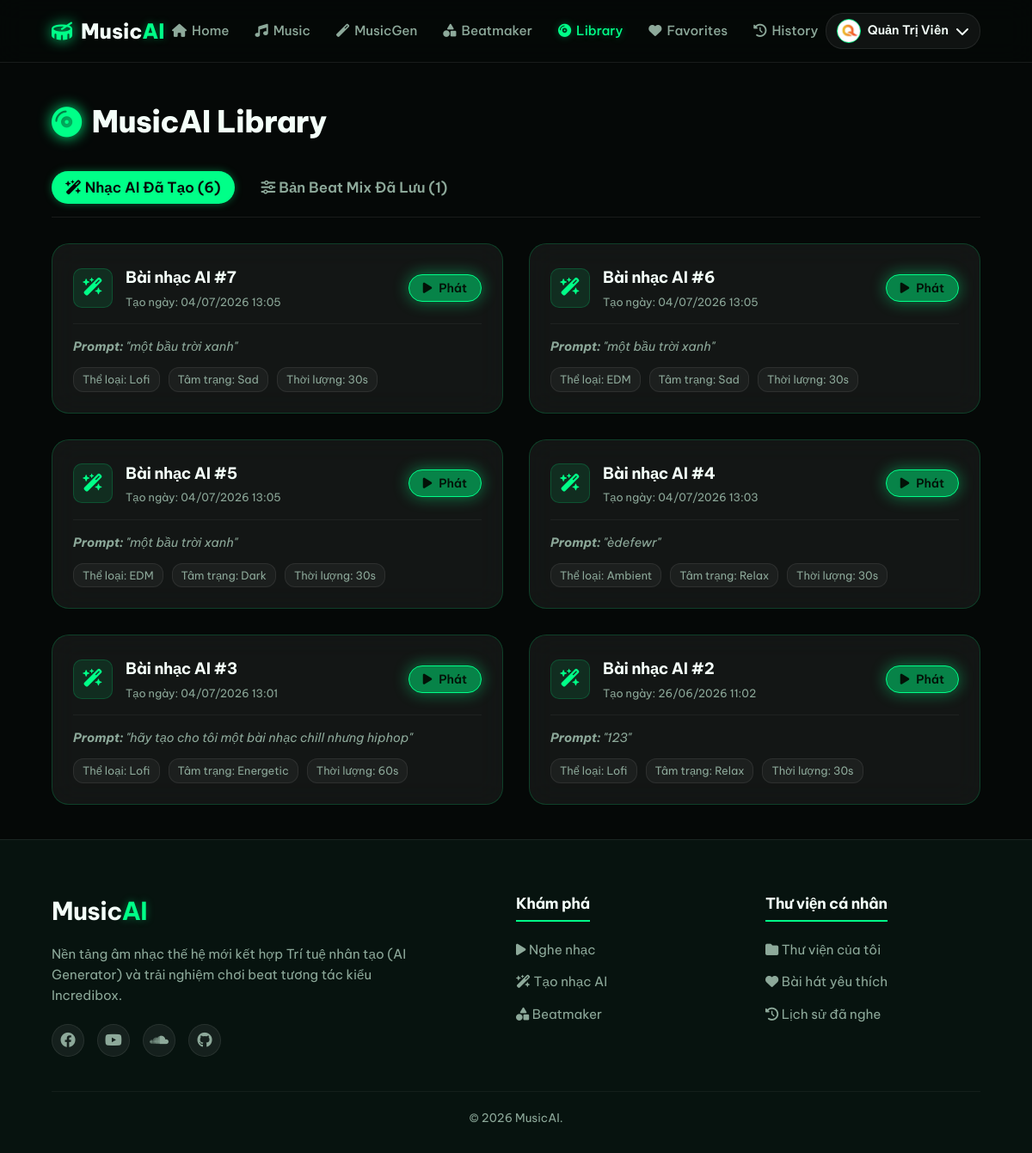
Page /library.php (signed in) on the committed database.
### tables this page shows
CREATE TABLE `ai_songs` (
  `id` int(11) NOT NULL,
  `user_id` int(11) NOT NULL COMMENT 'ID của thành viên sở hữu',
  `prompt` text NOT NULL COMMENT 'Mô tả đầu vào gửi cho AI',
  `genre` varchar(50) NOT NULL COMMENT 'Thể loại nhạc do AI áp dụng',
  `mood` varchar(50) NOT NULL COMMENT 'Tâm trạng bài hát',
  `duration` int(11) NOT NULL COMMENT 'Thời lượng nhạc (giây)',
  `audio_file` varchar(255) NOT NULL COMMENT 'Đường dẫn file âm thanh kết quả',
  `created_at` timestamp NOT NULL DEFAULT current_timestamp()
);

### config/config.php (called while the page is built, shortened)
<?php
function sanitize($data) {
    return htmlspecialchars(strip_tags(trim($data)), ENT_QUOTES, 'UTF-8');
}

### library.php (the view, shortened to what this page needs)
<?php
require_once __DIR__ . '/includes/header.php';
require_once __DIR__ . '/includes/navbar.php';
$user_id = $_SESSION['user']['id'];
$ai_songs = [];
$beat_mixes = [];
if ($db_connected && $conn) {
    try {
        $stmt = $conn->prepare("SELECT * FROM ai_songs WHERE user_id = ? ORDER BY id DESC");
        $stmt->execute([$user_id]);
        $ai_songs = $stmt->fetchAll();
        $stmt = $conn->prepare("SELECT * FROM beat_mixes WHERE user_id = ? ORDER BY id DESC");
        $stmt->execute([$user_id]);
        $beat_mixes = $stmt->fetchAll();
    } catch (PDOException $e) {
        $ai_songs = $fallback_ai_songs;
        $beat_mixes = $fallback_beat_mixes;
    }
}
?>
<div class="container library-page-container">
    <h2 class="section-title"><i class="fa-solid fa-compact-disc"></i> MusicAI Library</h2>
    <div class="library-tabs-nav">
        <button class="lib-tab-btn active" onclick="switchLibraryTab('ai-music-tab', this)">
            <i class="fa-solid fa-wand-magic-sparkles"></i> Nhạc AI Đã Tạo (<?php echo count($ai_songs); ?>)
        </button>
        <button class="lib-tab-btn" onclick="switchLibraryTab('beat-mix-tab', this)">
            <i class="fa-solid fa-sliders"></i> Bản Beat Mix Đã Lưu (<?php echo count($beat_mixes); ?>)
        </button>
    </div>
    <div class="library-tab-content active" id="ai-music-tab">
        <?php if (empty($ai_songs)): ?>
            <div class="glass-card empty-library">
                <i class="fa-solid fa-music"></i>
                <h3>Chưa tạo bài nhạc AI nào</h3>
                <p>Bắt đầu ngay để sở hữu những tác phẩm âm nhạc độc quyền của riêng bạn.</p>
                <a href="<?php echo url('generate.php'); ?>" class="btn btn-primary" style="margin-top: 15px;">Tạo nhạc AI ngay</a>
            </div>
        <?php else: ?>
            <div class="grid-2">
                <?php foreach ($ai_songs as $song): ?>
                    <?php
                        $song_data = [
                            'id' => 'ai_' . $song['id'],
                            'title' => 'AI Song #' . $song['id'],
                            'artist' => 'AI Composer',
                            'audio_file' => $song['audio_file'],
                            'thumbnail' => 'assets/images/default_song.jpg',
                            'is_favorite' => false
                        ];
                        $song_json = json_encode($song_data, JSON_UNESCAPED_UNICODE);
                    ?>
                    <div class="glass-card lib-item-card">
                        <div class="lib-item-header">
                            <div class="lib-item-icon ai-icon">
                                <i class="fa-solid fa-wand-magic-sparkles"></i>
                            </div>
                            <div class="lib-item-meta">
                                <h3>Bài nhạc AI #<?php echo $song['id']; ?></h3>
                                <p>Tạo ngày: <?php echo date('d/m/Y H:i', strtotime($song['created_at'])); ?></p>
                            </div>
                            <button class="btn btn-primary btn-sm play-lib-btn" onclick='playTrackOnPlayer(<?php echo htmlspecialchars($song_json, ENT_QUOTES, 'UTF-8'); ?>)'>
                                <i class="fa-solid fa-play"></i> Phát
                            </button>
                        </div>
                        <div class="lib-item-body">
                            <p class="prompt-text"><strong>Prompt:</strong> "<?php echo sanitize($song['prompt']); ?>"</p>
                            <div class="meta-tags">
                                <span class="tag">Thể loại: <?php echo sanitize($song['genre']); ?></span>
                                <span class="tag">Tâm trạng: <?php echo sanitize($song['mood']); ?></span>
                                <span class="tag">Thời lượng: <?php echo $song['duration']; ?>s</span>
                            </div>
                        </div>
                    </div>
                <?php endforeach; ?>
            </div>
        <?php endif; ?>
    </div>
</div>
<?php require_once __DIR__ . '/includes/footer.php'; ?>

### assets/css/style.css (style rules this page uses)
:root { --bg-main: #050807; --bg-soft: #07130f; --bg-card: rgba(255, 255, 255, 0.06); --bg-card-hover: rgba(255, 255, 255, 0.1); --green-main: #00ff88; --green-hover: #00dd77; --green-dark: #0d3b2e; --green-glow: rgba(0, 255, 136, 0.35); --text-main: #f4fff9; --text-muted: #8da99a; --border-green: rgba(0, 255, 136, 0.18); --border-light: rgba(255, 255, 255, 0.08); --font-heading: 'Be Vietnam Pro', sans-serif; --font-body: 'Be Vietnam Pro', sans-serif; --transition-fast: 0.2s ease; --transition-normal: 0.3s ease; --transition-slow: 0.5s ease; }
* { margin: 0; padding: 0; box-sizing: border-box; }
body { background-color: var(--bg-main); color: var(--text-main); font-family: var(--font-body); line-height: 1.6; overflow-x: hidden; }
h1, h2, h3, h4, h5, h6 { font-family: var(--font-heading); font-weight: 700; letter-spacing: -0.02em; color: var(--text-main); }
.glass-card { background: var(--bg-card); backdrop-filter: blur(16px); -webkit-backdrop-filter: blur(16px); border: 1px solid var(--border-green); border-radius: 20px; padding: 24px; transition: all var(--transition-normal); }
.btn { display: inline-flex; align-items: center; justify-content: center; gap: 8px; font-family: var(--font-heading); font-weight: 600; padding: 10px 24px; border-radius: 30px; border: none; cursor: pointer; transition: all var(--transition-normal); }
.btn-sm { padding: 6px 16px; font-size: 0.875rem; }
.btn-primary { background: #078348; color: #031107; border: 1px solid #00ff88; border-radius: 999px; box-shadow: 0 0 18px rgba(0, 255, 136, 0.45); }
.container { width: 90%; max-width: 1400px; margin: 0 auto; padding: 40px 0; }
.grid-2 { display: grid; grid-template-columns: repeat(2, 1fr); gap: 30px; }
.section-title { font-family: 'Be Vietnam Pro', sans-serif; font-size: 2.2rem; font-weight: 800; margin-bottom: 30px; display: flex; align-items: center; gap: 12px; }
.section-title i { color: var(--green-main); filter: drop-shadow(0 0 8px var(--green-main)); }

### library.php (style rules this page uses)
.library-tabs-nav { display: flex; gap: 15px; margin-bottom: 30px; border-bottom: 1px solid var(--border-light); padding-bottom: 15px; }
.lib-tab-btn { background: none; border: none; color: var(--text-muted); font-family: var(--font-heading); font-weight: 600; font-size: 1.05rem; cursor: pointer; padding: 8px 16px; border-radius: 20px; transition: all var(--transition-fast); }
.lib-tab-btn.active { background: var(--green-main); color: var(--bg-main); box-shadow: 0 0 10px var(--green-glow); }
.library-tab-content { display: none; animation: fadeIn 0.3s ease-out; }
.library-tab-content.active { display: block; }
.lib-item-card { padding: 24px; }
.lib-item-header { display: flex; align-items: center; gap: 15px; margin-bottom: 15px; }
.lib-item-icon { width: 46px; height: 46px; border-radius: 10px; display: flex; align-items: center; justify-content: center; font-size: 1.3rem; }
.lib-item-icon.ai-icon { background: rgba(0, 255, 136, 0.1); color: var(--green-main); border: 1px solid var(--border-green); }
.lib-item-meta { flex-grow: 1; }
.lib-item-meta h3 { font-size: 1.15rem; margin-bottom: 3px; }
.lib-item-meta p { font-size: 0.8rem; color: var(--text-muted); }
.play-lib-btn { align-self: center; }
.lib-item-body { border-top: 1px solid rgba(255, 255, 255, 0.05); padding-top: 15px; }
.prompt-text { font-size: 0.9rem; color: var(--text-muted); font-style: italic; margin-bottom: 12px; }
.meta-tags { display: flex; gap: 10px; flex-wrap: wrap; }
.meta-tags .tag { font-size: 0.8rem; background: rgba(255, 255, 255, 0.04); border: 1px solid var(--border-light); padding: 3px 10px; border-radius: 12px; color: var(--text-muted); }

### rows in the picture
ai_songs: id "7", created_at "04/07/2026 13:05", prompt "một bầu trời xanh", genre "Lofi", mood "Sad", duration "30"
ai_songs: id "6", created_at "04/07/2026 13:05", prompt "một bầu trời xanh", genre "EDM", mood "Sad", duration "30"
ai_songs: id "5", created_at "04/07/2026 13:05", prompt "một bầu trời xanh", genre "EDM", mood "Dark", duration "30"
ai_songs: id "4", created_at "04/07/2026 13:03", prompt "èdefewr", genre "Ambient", mood "Relax", duration "30"
ai_songs: id "3", created_at "04/07/2026 13:01", prompt "hãy tạo cho tôi một bài nhạc chill nhưng hiphop", genre "Lofi", mood "Energetic", duration "60"
ai_songs: id "2", created_at "26/06/2026 11:02", prompt "123", genre "Lofi", mood "Relax", duration "30"

### other values in the picture
$_SESSION['user']['name'] "Quản Trị Viên"
count($ai_songs) "6"
count($beat_mixes) "1"
